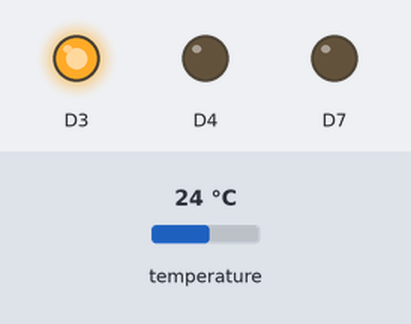
Simulated run of this sketch. Board: Particle Photon. Shown: output pins drawn as LEDs (lit = HIGH). Wiring (inferred from the names in the program): HTU21/Si7021 sensor at I2C address 0x40. The inputs (shaded band) are chosen by the test bench; at power-on: temperature 24 °C. The local clock reads 2024-03-15 10:24:30 at power-on unless the sketch sets it; what the sketch prints to the serial monitor is not drawn.

Above: at 0.1 s.
Timing chart, 0 to 1.6 s (numbered marks = the images above):
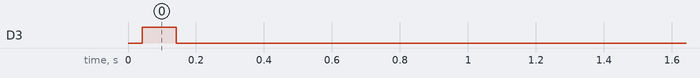

The sketch:

rotiliothermo_step06.ino
```cpp
/*
    Rotilio Thermo
    by techmakers srl

    Step: 06
*/
#include "Particle.h"

bool    heaterOn            = true  ;    // running mode
double  T                   = 0.0   ;    // temperature from sensor °C
double  Ts                  = 18.0  ;    // temperature setup °C
int     period              = 30000 ;    // milliseconds between each loop
int     relaisAorB          = 0     ;    // relais position: A=1, B=0, default B
bool    waitingForRelaisSet = false ;    // if the relais needs to be setted and we are waiting the right time
bool    relaisIsSet         = true  ;    // we will test this before really calling the relaisSet or relaisReset functions
double  tempOffset          = 0     ;    // used if the Rotilio enclosure will cause low thermal dissipation

void setup(){

    temperatureHistoryInit() ;

	Particle.variable("heateron",heaterOn);
	Particle.variable("temperature",T);
	Particle.variable("tempsetpoint",Ts);
	Particle.variable("relaisaorb",relaisAorB);
	Particle.variable("waitrelais",waitingForRelaisSet) ;

	Particle.function("setheater",setHeaterMode) ;
	Particle.function("settemp",setTempSetpoint) ;

	pinMode(D3,OUTPUT);
	pinMode(D4,OUTPUT);

	pinMode(D7,OUTPUT);

	digitalWrite(D4, LOW);
    digitalWrite(D3, LOW);

	Wire.begin();

}

void loop(){

	double lastT = readTemperatureFromSensor() ;  // acquire actual temperature
	temperatureHistoryStore(lastT) ;              // store last temperature reading

	double newT = temperatureHistoryCalcAverage()+tempOffset;         // calc temperature average
	double delta = newT-T;                                  //store delta between old and new temperature
	T=newT;
	delta = (delta < 0 ? delta * -1.0 : delta);
	if (delta>0.05)
	{
	    Particle.publish("tempchanged", String(T, 1));      //publish temperature if changed
	}


	if (heaterOn && T < Ts) {
		relaisAorB = 1 ;       // actual temperature lower than desired, enable heating system
	} else {
		relaisAorB = 0 ;       // actual temperature ok, disable heating system
	}

	if (relaisAorB == 1) {
		if (!relaisIsSet) relaisSet();           // switch relais to position A
	} else {
		if (relaisIsSet) relaisReset();         // switch ralais to position B
	}

	delay(period);            // wait for the next cycle

}

int lastTimeRelaisWasReset = 0 ;      // when the Relais was set
#define MIN_SECONDS_RELAIS_SET 120  // two minutes before setting relais again

void relaisSet(){

    // calculate seconds passed from last time relais was resetted
    int deltaSeconds = Time.now() - lastTimeRelaisWasReset ;
    if (deltaSeconds < MIN_SECONDS_RELAIS_SET) {
        // if not time is passed enough
        waitingForRelaisSet = true ; // yes, we are waiting for setting the relais
        return ; // exit function without setting relais
    }

    // we can set ralais position

    waitingForRelaisSet = false ;       // no, we are not waiting to set relais

    digitalWrite(D7,HIGH);    // signal on Photon led that relais is SET (Position A)
	digitalWrite(D4,HIGH);    // set PIN D4 high
	delay(100);				  // waits for 100 milliseconds
	digitalWrite(D4,LOW);     // set PIN D4 low

	relaisIsSet = true ;

	Particle.publish("relaisset"); // sends a "relaisset" event to the cloud
}

void relaisReset(){

    lastTimeRelaisWasReset = Time.now() ; // store seconds last time we set relais

    digitalWrite(D7,LOW);     // signal on Photon led that relais is RESET (Position B)
	digitalWrite(D3,HIGH);    // set PIN D3 high
	delay(100);               // waits for 100 milliseconds
	digitalWrite(D3,LOW);     // set PIN D3 low

	relaisIsSet = false ;

	Particle.publish("relaisreset"); // sends a "relaisreset" event to the cloud

}

int readRawDataFromI2C(int address,int command){

	// send read command to sensor over I2C bus
	Wire.beginTransmission(address);
	Wire.write(command);
	Wire.endTransmission();

	// wait some time to let the sensor sense
	delay(20);

	// read three bytes from sensor
	Wire.requestFrom(address, 3);

	// compose a 16 bit value from 2 (msb and lsb) received bytes
	unsigned char msb = Wire.read();
	unsigned char lsb = Wire.read();
	unsigned char chk = Wire.read(); // checksum, not used
	int data = (((int) msb<<8) + (int) lsb);

	return data ;
}

#define Si7020_ADDRESS              0x40
#define TEMPERATURE_READ_COMMAND    0xF3

double readTemperatureFromSensor(void){

	// read raw data from temperature sensor Si7020
	int data = readRawDataFromI2C(Si7020_ADDRESS, TEMPERATURE_READ_COMMAND);

	// convert raw data in celsius degrees
    double celsiusdegree = 175.72 * data / 65536 - 46.85;

    // round to first decimal
    double roundedcelsiusdegree = round(celsiusdegree*10)/10 ;

    return roundedcelsiusdegree ;
}


#define READINGS_COUNT 10        // here we can setup the number of readings we want to store
#define BLANK_VALUE -9999        // this will be used to fill the temperature history array with a known initial value
double temperatureHistory[READINGS_COUNT] ; // here we will store the temperature history

// this will be called in the setup or every time we want to clean the temperature history reading
void temperatureHistoryInit(){
	for (int i = 0; i < arraySize(temperatureHistory); i++) {
  		temperatureHistory[i] = BLANK_VALUE ;
	}
}

// for each new reading we will add t in the array and calculate the new T
void temperatureHistoryStore(double t){

	int lastIndex = READINGS_COUNT - 1 ;

	// the first time this function will run, we fill the array with the new t value
	for (int i = 0; i <= lastIndex; i++) {
  		if (temperatureHistory[i] == BLANK_VALUE) temperatureHistory[i] = t ;
	}

	// shift all the elements to the left, loosing the first one each time
	for (int i = 0; i < lastIndex; i++) {
  		temperatureHistory[i] = temperatureHistory[i+1] ;
	}

	// store new temperature in the last array position
	temperatureHistory[lastIndex] = t ;

}

double temperatureHistoryCalcAverage(){

	// sum all values in the array
	double tempSum = 0 ;
	for (int i = 0; i < READINGS_COUNT; i++) {
	    double t = temperatureHistory[i] ;
	    Serial.println(t) ;
  		tempSum = tempSum + temperatureHistory[i] ;
	}

    // calulating average temperature
	double average = tempSum / READINGS_COUNT ;

	// returning rounded value of average
	return round(average*10)/10.0 ;

}

int setHeaterMode(String _onoff){

    // cast from string to boolean
    if (_onoff.equals("true")) {
        heaterOn = true ;
        return 0 ;
    }

    if (_onoff.equals("false")) {
        heaterOn = false ;
        return 0;
    }

    // return -1 for NOK
    return -1 ;
}

int setTempSetpoint(String _t){

    // cast from String to double
    float __t = _t.toFloat() ;
    double t = double(__t) ;
    t = round(t*10)/10;

    // input value check
    if (t < 18.0) return 1 ;
    if (t > 28.0) return 2 ;

    // set new value for Ts variable
    Ts = t ;

    // returns 0 for OK
    return 0 ;
}
```

Measured:
- by itself, D3: LOW → HIGH at 0.04 s, → LOW 0.10 s later
